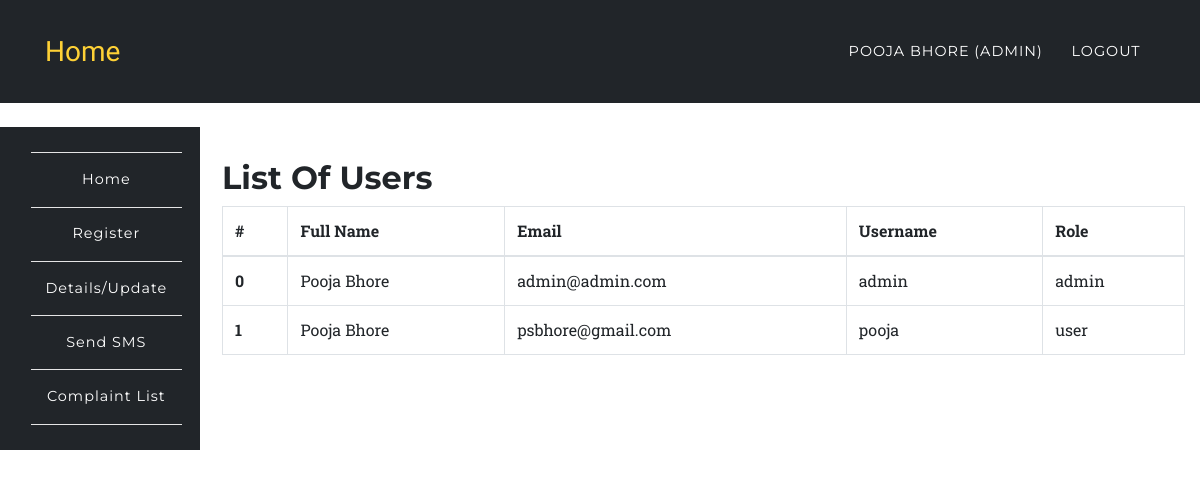
The app's page /app/users.php (signed in), older data.
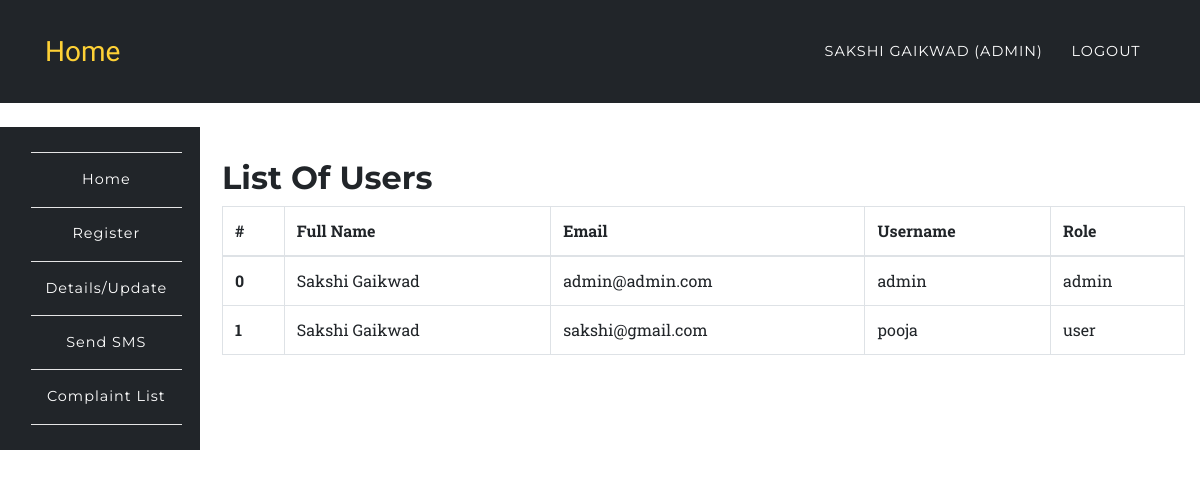
The same page, newer data.
### tables this page shows
CREATE TABLE `users` (
  `id` int(10) UNSIGNED NOT NULL,
  `fullname` varchar(191) NOT NULL,
  `mobile` varchar(191) NOT NULL,
  `username` varchar(191) NOT NULL,
  `email` varchar(191) NOT NULL,
  `password` varchar(191) NOT NULL,
  `created_at` timestamp NULL DEFAULT CURRENT_TIMESTAMP,
  `updated_at` timestamp NULL DEFAULT CURRENT_TIMESTAMP,
  `role` varchar(100) DEFAULT 'user',
  `status` int(1) NOT NULL DEFAULT '1'
);

### app/users.php (the view, shortened to what this page needs)
<?php
	require '../config/config.php';
		try {
			$stmt = $connect->prepare('SELECT * FROM users');
			$stmt->execute();
			$data = $stmt->fetchAll(PDO::FETCH_ASSOC);
		}
		catch(PDOException $e) {
			$errMsg = $e->getMessage();
		}
?>
<?php include '../include/header.php';?>
	<nav class="navbar navbar-expand-lg navbar-dark" style="background-color:#212529;" id="mainNav">
      <div class="container">
	  <a class="navbar-brand js-scroll-trigger" href="../index.php">Home</a>
        <div class="collapse navbar-collapse" id="navbarResponsive">
          <ul class="navbar-nav text-uppercase ml-auto">
            <li class="nav-item">
              <a class="nav-link" href="login.php"><?php echo $_SESSION['fullname']; ?> <?php if($_SESSION['role'] == 'admin'){ echo "(Admin)"; } ?></a>
            </li>
            <li class="nav-item">
              <a href="../auth/logout.php" class="nav-link">Logout</a>
            </li>
          </ul>
        </div>
      </div>
    </nav>
<?php include '../include/side-nav.php';?>
<section class="wrapper" style="margin-left:16%;margin-top: -11%;">
	<div class="container">
		<div class="row">
			<div class="col-12">
				<br>
				<h2>List Of Users</h2>
				<div class="table-responsive">
					<table class="table table-bordered">
					  <thead>
					    <tr>
					      <th>#</th>
					      <th>Full Name</th>
					      <th>Email</th>
					      <th>Username</th>
					      <th>Role</th>
					    </tr>
					  </thead>
					  <tbody>
					  	<?php
					  		foreach ($data as $key => $value) {
							   echo '<tr>';
							      echo '<th scope="row">'.$key.'</th>';
							      echo '<td>'.$value['fullname'].'</td>';
							      echo '<td>'.$value['email'].'</td>';
							      echo '<td>'.$value['username'].'</td>';
							      echo '<td>'.$value['role'].'</td>';
							   echo '</tr>';
					  		}
					  	?>
					  </tbody>
					</table>
				</div>
			</div>
		</div>
	</div>
</section>
<?php include '../include/footer.php';?>

Row changes from the older to the newer data that the page shows:
changed users "admin@admin.com": fullname "Pooja Bhore" → "Sakshi Gaikwad"
changed users "pooja": fullname "Pooja Bhore" → "Sakshi Gaikwad"; email "psbhore@gmail.com" → "sakshi@gmail.com"
Text that changed along with them:
$_SESSION['fullname']: "POOJA BHORE" → "SAKSHI GAIKWAD"
